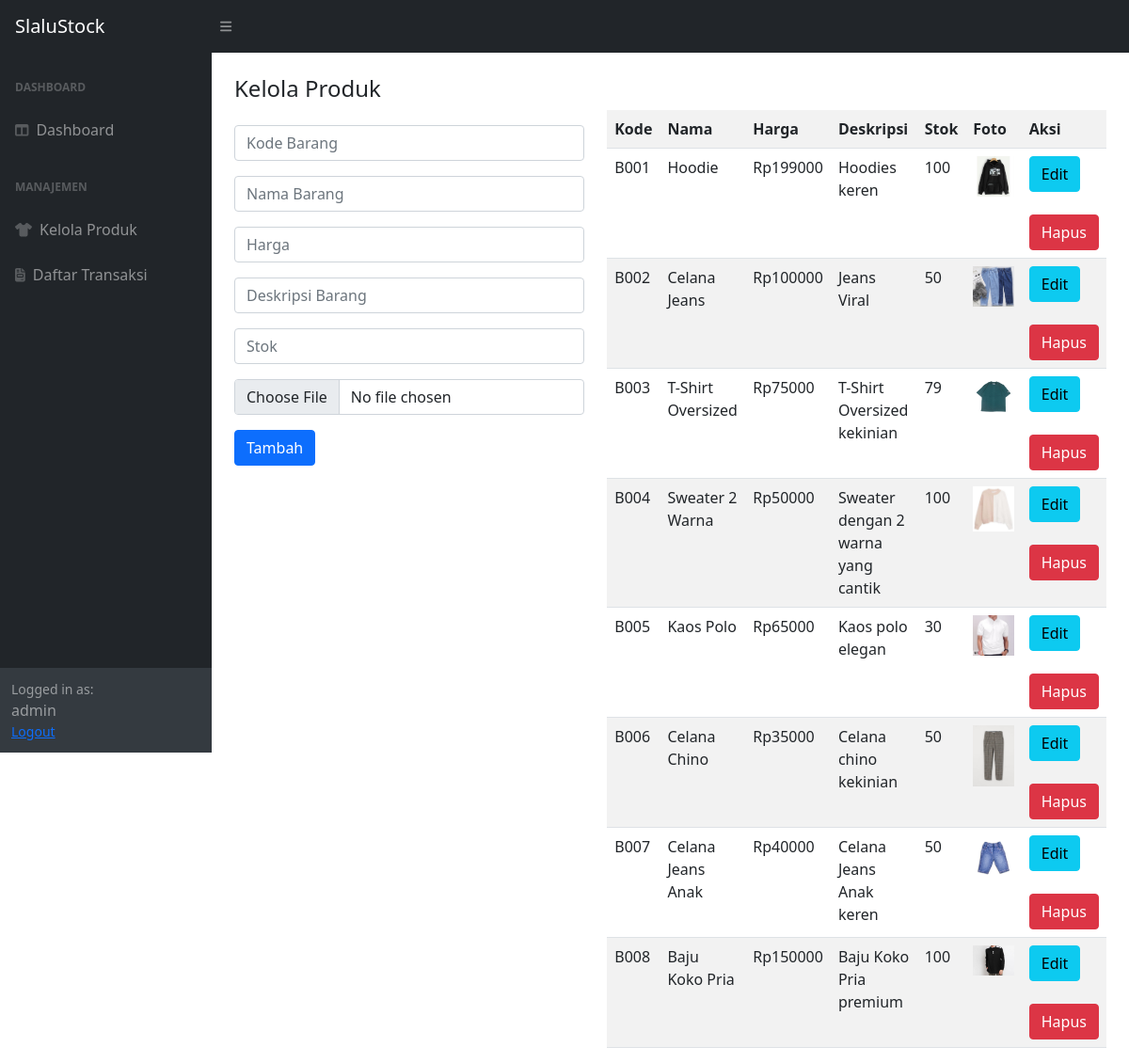
The app's page /admin/kelola_produk.php (signed in) with its own data.
### tables this page shows
CREATE TABLE `produk` (
  `kode_barang` varchar(6) NOT NULL,
  `nama_barang` varchar(50) NOT NULL,
  `harga` bigint(16) NOT NULL,
  `deskripsi_barang` text NOT NULL,
  `stok` bigint(16) NOT NULL,
  `gambar` varchar(255) NOT NULL
);

### admin/kelola_produk.php (the view, shortened to what this page needs)
<?php
include 'template/header.php';
?>
<h4 class="mt-4">Kelola Produk</h4>
<div class="row">
    <div class="col-lg-5">
        <form action="aksi/tambah_produk.php" method="post" enctype="multipart/form-data">
            <div class="mb-3 mt-3">
                <input type="text" class="form-control" name="kode" id="exampleFormControlInput1" placeholder="Kode Barang" required>
            </div>
            <div class="mb-3 mt-3">
                <input type="text" class="form-control" name="nama" id="exampleFormControlInput1" placeholder="Nama Barang" required>
            </div>
            <div class="mb-3 mt-3">
                <input type="number" class="form-control" name="harga" id="exampleFormControlInput1" placeholder="Harga" required>
            </div>
            <div class="mb-3 mt-3">
                <input type="text" class="form-control" name="deskripsi" id="exampleFormControlInput1" placeholder="Deskripsi Barang" required>
            </div>
            <div class="mb-3 mt-3">
                <input type="number" class="form-control" name="stok" id="exampleFormControlInput1" placeholder="Stok" required>
            </div>
            <div class="mb-3">
                <input class="form-control" name="foto" type="file" id="formFile" required>
            </div>
            <div class="mb-3">
                <button class="btn btn-primary" type="submit">Tambah</button>
            </div>
        </form>
    </div>
    <div class="col-lg-7">
        <table class="table table-striped">
            <tr>
                <th>Kode</th>
                <th>Nama</th>
                <th>Harga</th>
                <th>Deskripsi</th>
                <th>Stok</th>
                <th>Foto</th>
                <th>Aksi</th>
            </tr>
            <?php
            include '../koneksi.php';
            $data = mysqli_query($koneksi, "select * from produk");
            while ($d = mysqli_fetch_array($data)) {
            ?>
                <tr>
                    <td><?php echo $d['kode_barang']; ?></td>
                    <td><?php echo $d['nama_barang']; ?></td>
                    <td>Rp<?php echo $d['harga']; ?></td>
                    <td><?php echo $d['deskripsi_barang']; ?></td>
                    <td><?php echo $d['stok']; ?></td>
                    <td><img src="aksi/gambar/<?php echo $d['gambar'] ?>" width="100%"></td>
                    <td>
                        <button type="button" class="btn btn-info" data-bs-toggle="modal" data-bs-target="#myModal<?php echo $d['kode_barang']; ?>">
                            Edit
                        </button> <br> <br>
                        <a href="aksi/hapus_produk.php?kode=<?php echo $d['kode_barang']; ?>" onclick="return confirm('Yakin ingin menghapus produk?')" class="btn btn-danger">Hapus</a>
                    </td>
                </tr>
            <?php
            }
            ?>
        </table>
    </div>
</div>
<?php
include 'template/footer.php';
?>

### records on screen
produk: kode_barang "B001", nama_barang "Hoodie", harga "199000", deskripsi_barang "Hoodies keren", stok "100", gambar (picture)
produk: kode_barang "B002", nama_barang "Celana Jeans", harga "100000", deskripsi_barang "Jeans Viral", stok "50", gambar (picture)
produk: kode_barang "B003", nama_barang "T-Shirt Oversized", harga "75000", deskripsi_barang "T-Shirt Oversized kekinian", stok "79", gambar (picture)
produk: kode_barang "B004", nama_barang "Sweater 2 Warna", harga "50000", deskripsi_barang "Sweater dengan 2 warna yang cantik", stok "100", gambar (picture)
produk: kode_barang "B005", nama_barang "Kaos Polo", harga "65000", deskripsi_barang "Kaos polo elegan", stok "30", gambar (picture)
produk: kode_barang "B006", nama_barang "Celana Chino", harga "35000", deskripsi_barang "Celana chino kekinian", stok "50", gambar (picture)
produk: kode_barang "B007", nama_barang "Celana Jeans Anak", harga "40000", deskripsi_barang "Celana Jeans Anak keren", stok "50", gambar (picture)
produk: kode_barang "B008", nama_barang "Baju Koko Pria", harga "150000", deskripsi_barang "Baju Koko Pria premium", stok "100", gambar (picture)

### other values on screen
$_SESSION['username'] "admin"
